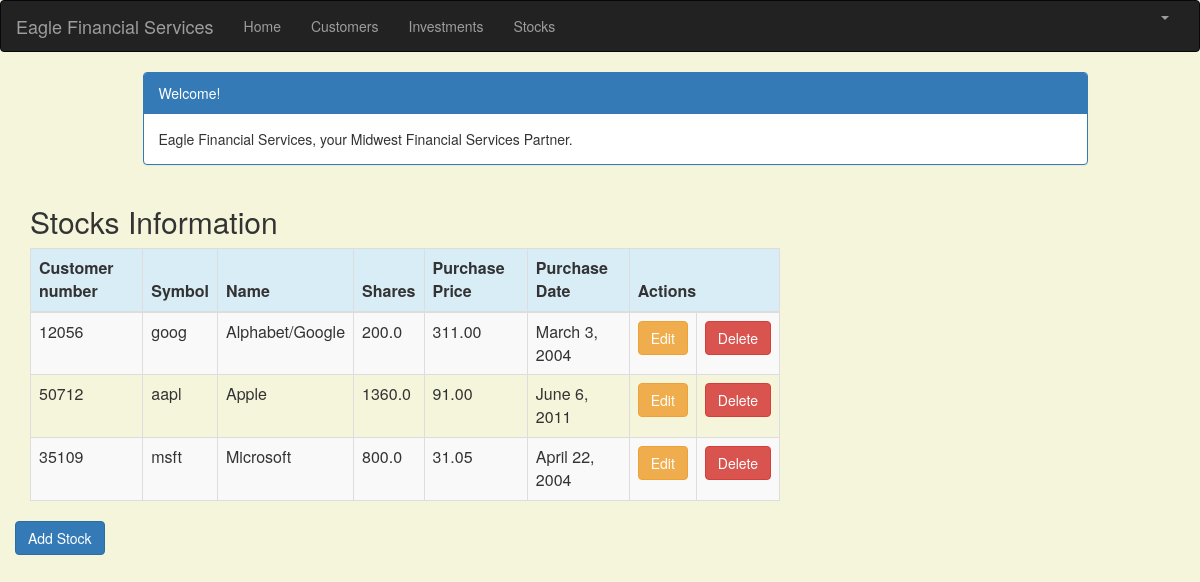
/stock_list (signed in), run on the app's committed database.
### portfolio/models.py (models this page shows, shortened)
class Stock(models.Model):
    customer = models.ForeignKey(Customer, on_delete=models.CASCADE, related_name='stocks')
    symbol = models.CharField(max_length=10)
    name = models.CharField(max_length=50)
    shares = models.DecimalField (max_digits=10, decimal_places=1)
    purchase_price = models.DecimalField(max_digits=10, decimal_places=2)
    purchase_date = models.DateField(default=timezone.now, blank=True, null=True)

class Customer(models.Model):
    name = models.CharField(max_length=50)
    address = models.CharField(max_length=200)
    cust_number = models.IntegerField(blank=False, null=False)
    city = models.CharField(max_length=50)
    state = models.CharField(max_length=50)
    zipcode = models.CharField(max_length=10)
    email = models.EmailField(max_length=200)
    cell_phone = models.CharField(max_length=50)
    created_date = models.DateTimeField(
            default=timezone.now)
    updated_date = models.DateTimeField(auto_now_add=True)
    def __str__(self):
            return str(self.cust_number)

### portfolio/views.py (the view)
# urls.py: path('stock_list', views.stock_list, name='stock_list'),
@login_required
def stock_list(request):
    stocks = Stock.objects.filter()
    return render(request, 'portfolio/stock_list.html', {'stocks': stocks})

### efs_1/portfolio/Templates/Portfolio/stock_list.html (shortened to what this page needs)
{% extends 'portfolio/base.html' %}
{% block content %}
    <html>
    <head>
        <link rel="stylesheet" href="https://maxcdn.bootstrapcdn.com/bootstrap/3.3.4/css/bootstrap.min.css">
    </head>
    <body>
    <div class="container">
        <div class="row">
            <div class="col-md-10 col-md-offset-1">
                <div class="panel panel-primary">
                    <div class="panel-heading">Welcome!</div>
                    <div class="panel-body">
                        Eagle Financial Services, your Midwest Financial Services Partner.
                    </div>
                </div>
            </div>
        </div>
    </div>
    <div class="row">
        <h2 style="padding-left: 15Px">Stocks Information</h2>
    </div>
    <div>
        <table class="table table-striped table-bordered table-hover">
            <thead>
            <tr class="bg-info">
                <th>Customer number</th>
                <th>Symbol</th>
                <th>Name</th>
                <th>Shares</th>
                <th>Purchase Price</th>
                <th>Purchase Date</th>
                <th colspan="3">Actions</th>
            </tr>
            </thead>
            <tbody>
            {% for stock in stocks %}
                <tr>
                    <td>{{ stock.customer }}</td>
                    <td>{{ stock.symbol }}</td>
                    <td>{{ stock.name }}</td>
                    <td>{{ stock.shares }}</td>
                    <td>{{ stock.purchase_price }}</td>
                    <td>{{ stock.purchase_date }}</td>
                    <td><a href="{% url 'portfolio:stock_edit' pk=stock.pk %}"
                           class="btn btn-warning">Edit</a></td>
                    <td><a href="% url 'portfolio:stock_delete' pk=stock.pk %}"
                           class="btn btn-danger">Delete</a></td>
                </tr>
            {% endfor %}
            </tbody>
        </table>
     <div class="row">
         <a href="{% url 'portfolio:stock_new' %}" class="row"><span
                    class="btn btn-primary">Add Stock</span></a>
     </div>
    </div>
    </body>
    </html>
{% endblock %}

### efs_1/portfolio/Templates/Portfolio/stock_list.html (style rules this page uses)
body { background-color: beige; }

### data on the page
Stock: customer "12056", symbol "goog", name "Alphabet/Google", shares "200.0", purchase_price "311.00", purchase_date "March 3, 2004"
Stock: customer "50712", symbol "aapl", name "Apple", shares "1360.0", purchase_price "91.00", purchase_date "June 6, 2011"
Stock: customer "35109", symbol "msft", name "Microsoft", shares "800.0", purchase_price "31.05", purchase_date "April 22, 2004"
